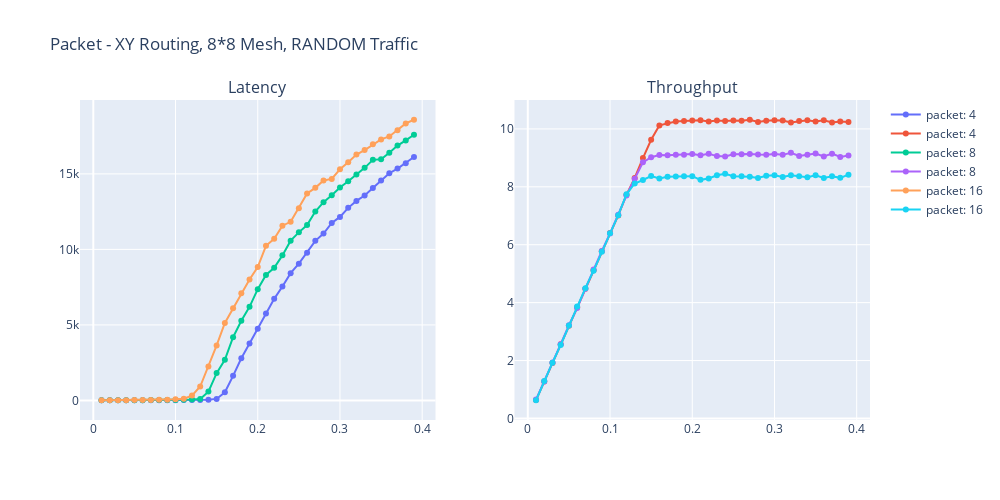

Notebook source saved alongside this figure:
### Code cell
show_chart(packet_results , title="Packet" , legend_label="packet")
